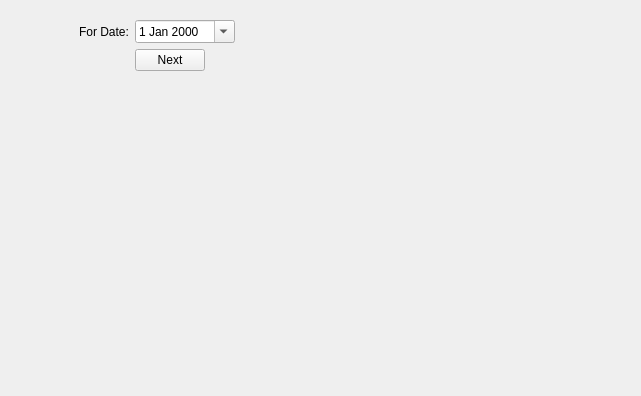
<?xml version="1.0" encoding="UTF-8"?>
<ui version="4.0">
 <class>BalanceSheet</class>
 <widget class="QWidget" name="BalanceSheet">
  <property name="geometry">
   <rect>
    <x>0</x>
    <y>0</y>
    <width>641</width>
    <height>396</height>
   </rect>
  </property>
  <property name="windowTitle">
   <string>Form</string>
  </property>
  <layout class="QGridLayout" name="gridLayout">
   <item row="0" column="0">
    <widget class="QFrame" name="frame">
     <property name="maximumSize">
      <size>
       <width>500</width>
       <height>16777215</height>
      </size>
     </property>
     <property name="frameShape">
      <enum>QFrame::NoFrame</enum>
     </property>
     <property name="frameShadow">
      <enum>QFrame::Raised</enum>
     </property>
     <layout class="QFormLayout" name="formLayout">
      <item row="1" column="0">
       <widget class="QLabel" name="label_2">
        <property name="text">
         <string>For Date:</string>
        </property>
       </widget>
      </item>
      <item row="1" column="1">
       <widget class="QDateEdit" name="duedate">
        <property name="maximumSize">
         <size>
          <width>100</width>
          <height>16777215</height>
         </size>
        </property>
        <property name="calendarPopup">
         <bool>true</bool>
        </property>
       </widget>
      </item>
      <item row="2" column="1">
       <widget class="QPushButton" name="btn_next">
        <property name="maximumSize">
         <size>
          <width>70</width>
          <height>16777215</height>
         </size>
        </property>
        <property name="text">
         <string>Next</string>
        </property>
       </widget>
      </item>
     </layout>
    </widget>
   </item>
  </layout>
 </widget>
 <resources/>
 <connections/>
</ui>
